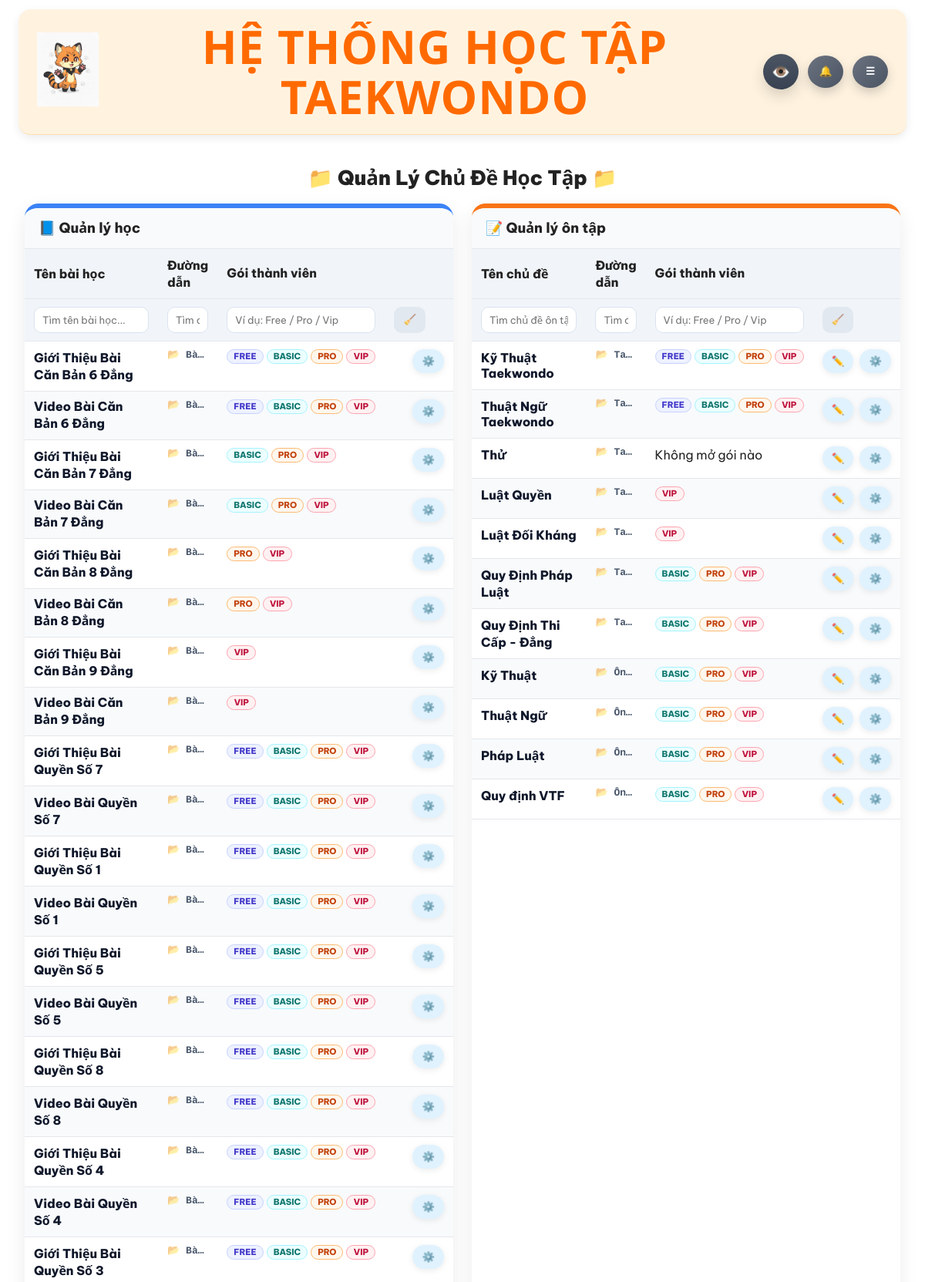
Screenshot of /admin/topic-manager (signed in, upper part) with the database file from the repository.
### Hệ thống ôn tập Taekwondo-DB.py (models this page shows)
class Lesson(db.Model):
    __tablename__ = "lessons"
    id = db.Column(db.Integer, primary_key=True)
    title = db.Column(db.String(255), nullable=False)
    slug = db.Column(db.String(255), unique=True, nullable=False)
    image = db.Column(db.String(255))
    pdf = db.Column(db.String(255), default="Bai_hoc.pdf")
    review_type = db.Column(db.String(20), default="pdf")
    source_url  = db.Column(db.Text, nullable=True)
    drive_kind = db.Column(db.String(20), default="pdf")  # pdf | video | audio
    folder3_id = db.Column(
        db.Integer,
        db.ForeignKey("edu_folders.id"),
        nullable=False
    )
    folder = db.relationship("EduFolder")
    order = db.Column(db.Integer, default=0)
    created_at = db.Column(SafeDateTime, default=now_vn)
    sections = db.Column(db.Text)   # lưu JSON string
    member_plans = db.Column(db.String(100), default="FREE,BASIC,PRO,VIP")

class Folder(db.Model):
    id = db.Column(db.Integer, primary_key=True)
    name = db.Column(db.String(200), nullable=False)
    level = db.Column(db.Integer, nullable=False, default=1)
    parent_id = db.Column(db.Integer, db.ForeignKey("folder.id"), nullable=True)
    parent = db.relationship(
        "Folder",
        remote_side=[id],
        backref=db.backref("children", lazy=True)
    )
    member_plans = db.Column(db.String(100), default="FREE,BASIC,PRO,VIP")
    order_index = db.Column(db.Integer, nullable=False)
    image = db.Column(db.String(255))
    is_active_practice = db.Column(db.Integer, default=1)  # ✅ BẬT / TẮT

### Hệ thống ôn tập Taekwondo-DB.py (the view)
@app.route("/admin/topic-manager")
@login_required
def admin_topic_manager():
    admin_required()
    lessons = (
        Lesson.query
        .join(EduFolder, Lesson.folder3_id == EduFolder.id)
        .order_by(Lesson.order.asc(), Lesson.id.asc())
        .all()
    )
    learn_topics = []
    for l in lessons:
        f3 = l.folder
        f2 = f3.parent if f3 else None
        f1 = f2.parent if f2 else None
        f1_name = f1.name if f1 else ""
        f2_name = f2.name if f2 else ""
        f3_name = f3.name if f3 else ""
        breadcrumb = (
            f"{f1_name} › {f2_name} › {f3_name}"
            if f1 and f2 and f3 else "-"
        )
        raw_plans = (l.member_plans or "").strip()
        plans = [x.strip().upper() for x in raw_plans.split(",") if x.strip()]
        learn_topics.append({
            "id": l.id,
            "name": l.title,
            "breadcrumb": breadcrumb,
            "breadcrumb_sort": f"{f1_name} {f2_name} {f3_name}".strip().lower(),
            "member_plans": plans
        })
    learn_topics = sorted(
        learn_topics,
        key=lambda x: (
            x["breadcrumb_sort"],
            x["name"].lower()
        )
    )
    quiz_folders = Folder.query \
        .filter(Folder.level == 3) \
        .order_by(Folder.order_index.asc(), Folder.id.asc()) \
        .all()
    practice_topics = []
    for f in quiz_folders:
        p2 = f.parent
        p1 = p2.parent if p2 else None
        p1_name = p1.name if p1 else ""
        p2_name = p2.name if p2 else ""
        p3_name = f.name if f else ""
        breadcrumb = (
            f"{p1_name} › {p2_name} › {p3_name}"
            if p1 and p2 else f.name
        )
        raw_plans = (f.member_plans or "").strip()
        plans = [x.strip().upper() for x in raw_plans.split(",") if x.strip()]
        practice_topics.append({
            "id": f.id,
            "name": f.name,
            "breadcrumb": breadcrumb,
            "breadcrumb_sort": f"{p1_name} {p2_name} {p3_name}".strip().lower(),
            "member_plans": plans
        })
    practice_topics = sorted(
        practice_topics,
        key=lambda x: (
            x["breadcrumb_sort"],
            x["name"].lower()
        )
    )
    return render_template(
        "admin_topic_manager.html",
        learn_topics=learn_topics,
        practice_topics=practice_topics
    )

### Hệ thống ôn tập Taekwondo-DB.py (called while the page is built, shortened)
def now_vn():
    return datetime.now(VN_TZ)

@app.before_request
def force_change_password():
    if not current_user.is_authenticated:
        return
    allowed = [
        "account",
        "account_change_password",
        "logout",
        "static"
    ]
    if current_user.must_change_password:
        if request.endpoint not in allowed:
            return redirect(url_for("account"))

@app.context_processor
def inject_year():
    return {"current_year": datetime.now().year}

@app.context_processor
def inject_header_notifications():
    items = []
    unread_count = 0
    try:
        if current_user.is_authenticated:
            cleanup_old_notifications(30)
            if current_user.role == "admin":
                all_admin_items = (
                    Notification.query
                    .filter_by(role="admin")
                    .order_by(Notification.created_at.desc(), Notification.id.desc())
                    .all()
                )
                sorted_items = sorted(all_admin_items, key=admin_notification_priority)
                items = sorted_items[:10]
                unread_count = sum(1 for x in all_admin_items if not x.is_read)
    except Exception as e:
        print("[inject_header_notifications] ERROR:", e)
    return dict(
        header_notifications=items,
        header_notification_unread=unread_count
    )

@app.context_processor
def inject_member_plan_cards():
    try:
        if current_user.is_authenticated:
            return {
                "member_plan_cards": build_member_plan_cards_for_user(current_user),
                "payment_bank_setting": get_active_bank_setting(),
            }
    except Exception as e:
        print("[inject_member_plan_cards] ERROR:", e)
    return {
        "member_plan_cards": [],
        "payment_bank_setting": get_active_bank_setting(),
    }

def admin_notification_priority(n):
    action = (n.action_type or "").strip().lower()
    if action == "renew_request" and not bool(n.is_done):
        return (0, -(n.id or 0))
    if action == "feedback" and not bool(n.is_read) and not bool(n.is_done):
        return (1, -(n.id or 0))
    if action == "renew_request" and bool(n.is_done):
        return (2, -(n.id or 0))
    if action == "feedback":
        return (3, -(n.id or 0))
    return (9, -(n.id or 0))

@login_manager.user_loader
def load_user(user_id):
    return db.session.get(User, int(user_id))

### templates/admin_topic_manager.html (shortened to what this page needs)
{% extends "base.html" %}
{% block body_class %}page-admin-topic-manager{% endblock %}
{% block page_css %}
  <link rel="stylesheet" href="{{ url_for('static', filename='css/admin_manager.css', v=APP_VERSION) }}">
{% endblock %}
{% block content %}
<div class="admin-topic-page">
  <h2 class="admin-page-title">📁 Quản Lý Chủ Đề Học Tập 📁</h2>
  <div class="topic-grid">
    <section class="topic-box learn">
      <div class="topic-box-header">
        📘 Quản lý học
      </div>
      <table class="topic-table">
        <colgroup>
          <col class="col-name">
          <col class="col-breadcrumb">
          <col class="col-member">
          <col class="col-action">
        </colgroup>
        <thead>
          <tr>
            <th>Tên bài học</th>
            <th>Đường dẫn</th>
            <th>Gói thành viên</th>
            <th></th>
          </tr>
          <tr class="filter-row">
            <th>
              <input type="text"
                     id="learnFilterName"
                     class="topic-filter-input"
                     placeholder="Tìm tên bài học...">
            </th>
            <th>
              <input type="text"
                     id="learnFilterPath"
                     class="topic-filter-input"
                     placeholder="Tìm đường dẫn...">
            </th>
            <th>
              <input type="text"
                     id="learnFilterPlan"
                     class="topic-filter-input"
                     placeholder="Ví dụ: Free / Pro / Vip">
            </th>
            <th>
              <button type="button" id="learnFilterReset" class="topic-filter-reset" title="Bỏ lọc">
                🧹
              </button>
            </th>
          </tr>
        </thead>
        <tbody>
          {% if learn_topics and learn_topics|length > 0 %}
            {% for t in learn_topics %}
              <tr class="{{ loop.cycle('row-a', 'row-b') }} learn-row"
                  data-name="{{ t.name|lower }}"
                  data-breadcrumb="{{ t.breadcrumb|lower }}"
                  data-plans="{{ (t.member_plans|join(' '))|lower }}">
                <td class="topic-name">{{ t.name }}</td>
                <td class="breadcrumb" title="{{ t.breadcrumb }}">
                  {{ t.breadcrumb }}
                </td>
                <td class="member-cell">
                  {% if t.member_plans %}
                    <div class="member-badges">
                      {% for p in t.member_plans %}
                        <span class="member-badge plan-{{ p|lower }}">{{ p }}</span>
                      {% endfor %}
                    </div>
                  {% else %}
                    <span class="member-none">Không mở gói nào</span>
                  {% endif %}
                </td>
                <td class="col-action">
                  <button type="button"
                          class="setup-btn lesson-setup-btn"
                          title="Cài đặt"
                          data-id="{{ t.id }}"
                          data-name="{{ t.name }}"
                          data-plans='{{ t.member_plans|tojson|safe }}'>
                    <span class="icon">⚙️</span>
                  </button>
                </td>
              </tr>
            {% endfor %}
          {% else %}
            <tr>
              <td colspan="4" class="empty-state">📭 Chưa có bài học cho phần Học</td>
            </tr>
          {% endif %}
        </tbody>
      </table>
    </section>
    <section class="topic-box practice">
      <div class="topic-box-header">
        📝 Quản lý ôn tập
      </div>
      <table class="topic-table">
        <colgroup>
          <col class="col-name">
          <col class="col-breadcrumb">
          <col class="col-member">
          <col class="col-action">
        </colgroup>
        <thead>
          <tr>
            <th>Tên chủ đề</th>
            <th>Đường dẫn</th>
            <th>Gói thành viên</th>
            <th></th>
          </tr>
          <tr class="filter-row">
            <th>
              <input type="text"
                     id="practiceFilterName"
                     class="topic-filter-input"
                     placeholder="Tìm chủ đề ôn tập...">
            </th>
            <th>
              <input type="text"
                     id="practiceFilterPath"
                     class="topic-filter-input"
                     placeholder="Tìm đường dẫn...">
            </th>
            <th>
              <input type="text"
                     id="practiceFilterPlan"
                     class="topic-filter-input"
                     placeholder="Ví dụ: Free / Pro / Vip">
            </th>
            <th>
              <button type="button" id="practiceFilterReset" class="topic-filter-reset" title="Bỏ lọc">
                🧹
              </button>
            </th>
          </tr>
        </thead>
        <tbody>
          {% if practice_topics and practice_topics|length > 0 %}
            {% for t in practice_topics %}
              <tr class="{{ loop.cycle('row-a', 'row-b') }} practice-row"
                  data-name="{{ t.name|lower }}"
                  data-breadcrumb="{{ t.breadcrumb|lower }}"
                  data-plans="{{ (t.member_plans|join(' '))|lower }}">
                <td class="topic-name">{{ t.name }}</td>
                <td class="breadcrumb" title="{{ t.breadcrumb }}">
                  {{ t.breadcrumb }}
                </td>
                <td class="member-cell">
                  {% if t.member_plans %}
                    <div class="member-badges">
                      {% for p in t.member_plans %}
                        <span class="member-badge plan-{{ p|lower }}">{{ p }}</span>
                      {% endfor %}
                    </div>
                  {% else %}
                    <span class="member-none">Không mở gói nào</span>
                  {% endif %}
                </td>
                <td class="col-action">
                  <div class="topic-action-group">
                    <button type="button"
                            class="setup-btn practice-question-btn"
                            title="Cài đặt câu hỏi"
                            data-id="{{ t.id }}"
                            data-name="{{ t.name }}"
                            data-plans='{{ t.member_plans|tojson|safe }}'>
                      <span class="icon">✏️</span>
                    </button>
                    <button type="button"
                            class="setup-btn practice-setup-btn"
                            title="Cài đặt"
                            data-id="{{ t.id }}"
                            data-name="{{ t.name }}"
                            data-plans='{{ t.member_plans|tojson|safe }}'>
                      <span class="icon">⚙️</span>
                    </button>
                  </div>
                </td>
              </tr>
            {% endfor %}
          {% else %}
            <tr>
              <td colspan="4" class="empty-state">📭 Chưa có chủ đề Ôn tập</td>
            </tr>
          {% endif %}
        </tbody>
      </table>
    </section>
  </div>
</div>
{% endblock %}

### static/css/base.css (style rules this page uses)
* { box-sizing: border-box; font-family: Arial, Helvetica, sans-serif; }
html, body { margin:0; padding:0; height:100%; overflow:auto; }
body { min-height: 100vh; font-family: "Segoe UI", sans-serif; color: #222; background: none; }
:root { --font-main: "Be Vietnam Pro", system-ui, -apple-system, "Segoe UI", Roboto, "Helvetica Neue", Arial, "Noto Sans", "Liberation Sans", sans-serif; }
html, body { font-family: var(--font-main) !important; text-rendering: geometricPrecision; -webkit-font-smoothing: antialiased; -moz-osx-font-smoothing: grayscale; }
*, *::before, *::after { font-family: inherit; }
button, input, select, textarea { font-family: inherit !important; }
h1, h2, h3, h4, h5, h6 { font-family: inherit !important; }
small, label, a, p, span, li { font-family: inherit !important; }

### static/css/ui.css (style rules this page uses)
:root { --ui-radius-pill: 999px; --ui-radius-12: 12px; --ui-radius-14: 14px; --ui-radius-18: 18px; --ui-blue-1:#2563eb; --ui-blue-2:#3b82f6; --ui-green-1:#16a34a; --ui-green-2:#22c55e; --ui-red-1:#ef4444; --ui-red-2:#dc2626; --ui-gray-1:#6b7280; --ui-gray-2:#4b5563; --ui-yellow-1:#ffe066; --ui-yellow-2:#f7b500; --ui-pink-1:#fda4af; --ui-pink-2:#fb7185; --ui-shadow-main: 0 6px 14px rgba(0,0,0,.18); --ui-shadow-soft: 0 14px 30px rgba(0,0,0,.10); --ui-focus-ring: 0 0 0 4px rgba(37,99,235,.14); }

### static/css/sets.css (style rules this page uses)
.breadcrumb::before { content: "📂 "; opacity: 0.6; }
.breadcrumb { margin-bottom: 28; font-size: 18px; font-weight: 700; color: #111; }

### static/css/result.css (style rules this page uses)
:root { --rs-text: #111827; --rs-muted:#6b7280; --rs-red:#e53935; --rs-orange:#ea580c; --rs-border:#e5e7eb; --rs-card:#ffffff; --rs-soft-blue:#f7fbff; --rs-soft-blue-bd:#e3eef8; --rs-shadow: 0 20px 50px rgba(0,0,0,.18); }

### static/css/mobile.css (style rules this page uses)
:root { --m-gap: 12px; --m-gap-sm: 10px; --m-radius: 14px; --m-radius-lg: 18px; --m-font-xs: 12px; --m-font-sm: 13px; --m-font-md: 14px; --m-font-lg: 16px; --m-font-xl: 18px; --m-font-2xl: 22px; --m-header-h: 74px; --m-btn-h: 44px; --m-input-h: 44px; }
html { -webkit-text-size-adjust: 100%; }

### rows the page displays
Lesson: name "Giới Thiệu Bài Căn Bản 6 Đẳng", breadcrumb "Bà…", member_plans "FREE" "BASIC" "PRO" "VIP"
Lesson: name "Video Bài Căn Bản 6 Đẳng", breadcrumb "Bà…", member_plans "FREE" "BASIC" "PRO" "VIP"
Lesson: name "Giới Thiệu Bài Căn Bản 7 Đẳng", breadcrumb "Bà…", member_plans "BASIC" "PRO" "VIP"
Lesson: name "Video Bài Căn Bản 7 Đẳng", breadcrumb "Bà…", member_plans "BASIC" "PRO" "VIP"
Lesson: name "Giới Thiệu Bài Căn Bản 8 Đẳng", breadcrumb "Bà…", member_plans "PRO" "VIP"
Lesson: name "Video Bài Căn Bản 8 Đẳng", breadcrumb "Bà…", member_plans "PRO" "VIP"
Lesson: name "Giới Thiệu Bài Căn Bản 9 Đẳng", breadcrumb "Bà…", member_plans "VIP"
Lesson: name "Video Bài Căn Bản 9 Đẳng", breadcrumb "Bà…", member_plans "VIP"
Lesson: name "Giới Thiệu Bài Quyền Số 7", breadcrumb "Bà…", member_plans "FREE" "BASIC" "PRO" "VIP"
Lesson: name "Video Bài Quyền Số 7", breadcrumb "Bà…", member_plans "FREE" "BASIC" "PRO" "VIP"
Lesson: name "Giới Thiệu Bài Quyền Số 1", breadcrumb "Bà…", member_plans "FREE" "BASIC" "PRO" "VIP"
Lesson: name "Video Bài Quyền Số 1", breadcrumb "Bà…", member_plans "FREE" "BASIC" "PRO" "VIP"
Lesson: name "Giới Thiệu Bài Quyền Số 5", breadcrumb "Bà…", member_plans "FREE" "BASIC" "PRO" "VIP"
Lesson: name "Video Bài Quyền Số 5", breadcrumb "Bà…", member_plans "FREE" "BASIC" "PRO" "VIP"
Lesson: name "Giới Thiệu Bài Quyền Số 8", breadcrumb "Bà…", member_plans "FREE" "BASIC" "PRO" "VIP"
Lesson: name "Video Bài Quyền Số 8", breadcrumb "Bà…", member_plans "FREE" "BASIC" "PRO" "VIP"
Lesson: name "Giới Thiệu Bài Quyền Số 4", breadcrumb "Bà…", member_plans "FREE" "BASIC" "PRO" "VIP"
Lesson: name "Video Bài Quyền Số 4", breadcrumb "Bà…", member_plans "FREE" "BASIC" "PRO" "VIP"
Lesson: name "Giới Thiệu Bài Quyền Số 3", breadcrumb "Bà…", member_plans "FREE" "BASIC" "PRO" "VIP"
Folder: name "Kỹ Thuật Taekwondo", breadcrumb "Ta…", member_plans "FREE" "BASIC" "PRO" "VIP"
Folder: name "Thuật Ngữ Taekwondo", breadcrumb "Ta…", member_plans "FREE" "BASIC" "PRO" "VIP"
Folder: name "Thử", breadcrumb "Ta…", shows "Không mở gói nào"
Folder: name "Luật Quyền", breadcrumb "Ta…", member_plans "VIP"
Folder: name "Luật Đối Kháng", breadcrumb "Ta…", member_plans "VIP"
Folder: name "Quy Định Pháp Luật", breadcrumb "Ta…", member_plans "BASIC" "PRO" "VIP"
Folder: name "Quy Định Thi Cấp - Đẳng", breadcrumb "Ta…", member_plans "BASIC" "PRO" "VIP"
Folder: name "Kỹ Thuật", breadcrumb "Ôn…", member_plans "BASIC" "PRO" "VIP"
Folder: name "Thuật Ngữ", breadcrumb "Ôn…", member_plans "BASIC" "PRO" "VIP"
Folder: name "Pháp Luật", breadcrumb "Ôn…", member_plans "BASIC" "PRO" "VIP"
Folder: name "Quy định VTF", breadcrumb "Ôn…", member_plans "BASIC" "PRO" "VIP"
